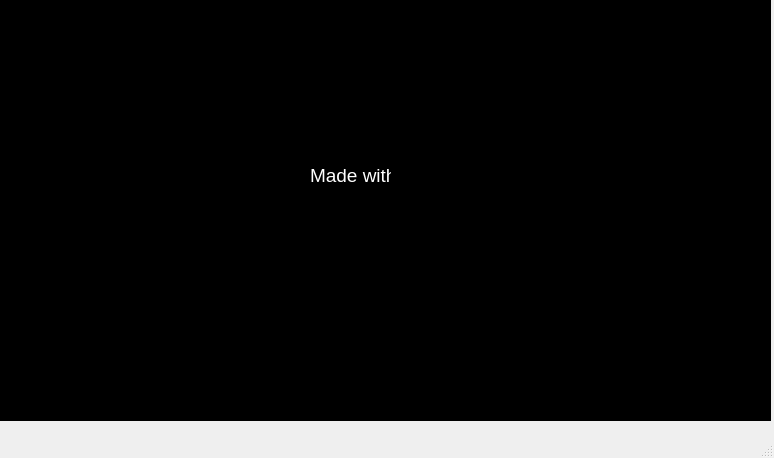
<?xml version="1.0" encoding="UTF-8"?>
<ui version="4.0">
 <class>MainWindow</class>
 <widget class="QMainWindow" name="MainWindow">
  <property name="geometry">
   <rect>
    <x>0</x>
    <y>0</y>
    <width>774</width>
    <height>458</height>
   </rect>
  </property>
  <property name="windowTitle">
   <string>MainWindow</string>
  </property>
  <widget class="QWidget" name="centralwidget">
   <widget class="QLabel" name="label">
    <property name="geometry">
     <rect>
      <x>0</x>
      <y>0</y>
      <width>771</width>
      <height>421</height>
     </rect>
    </property>
    <property name="styleSheet">
     <string notr="true">background-color: rgb(0, 0, 0);</string>
    </property>
    <property name="text">
     <string>TextLabel</string>
    </property>
   </widget>
   <widget class="QLabel" name="label_2">
    <property name="geometry">
     <rect>
      <x>260</x>
      <y>190</y>
      <width>35</width>
      <height>10</height>
     </rect>
    </property>
    <property name="text">
     <string>TextLabel</string>
    </property>
   </widget>
   <widget class="QLabel" name="label_3">
    <property name="geometry">
     <rect>
      <x>310</x>
      <y>160</y>
      <width>81</width>
      <height>31</height>
     </rect>
    </property>
    <property name="font">
     <font>
      <family>Arial</family>
      <pointsize>14</pointsize>
     </font>
    </property>
    <property name="styleSheet">
     <string notr="true">color: rgb(255, 255, 255);</string>
    </property>
    <property name="text">
     <string>Made with</string>
    </property>
   </widget>
   <widget class="QLabel" name="label_4">
    <property name="geometry">
     <rect>
      <x>310</x>
      <y>190</y>
      <width>141</width>
      <height>61</height>
     </rect>
    </property>
    <property name="text">
     <string/>
    </property>
    <property name="pixmap">
     <pixmap>white-mindxlogo-png.png</pixmap>
    </property>
    <property name="scaledContents">
     <bool>true</bool>
    </property>
   </widget>
  </widget>
  <widget class="QMenuBar" name="menubar">
   <property name="geometry">
    <rect>
     <x>0</x>
     <y>0</y>
     <width>774</width>
     <height>18</height>
    </rect>
   </property>
  </widget>
  <widget class="QStatusBar" name="statusbar"/>
 </widget>
 <resources/>
 <connections/>
</ui>
